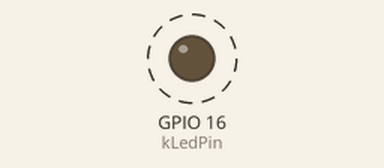
Recording of a program running on a simulated ESP32-S3. Parts: output pins drawn as LEDs (lit = HIGH). Dashed ring = blinking. What the program prints to the serial monitor is not drawn.

Above: at 0.5 s.
Timing chart, 0 to 4.6 s (numbered marks = the images above):
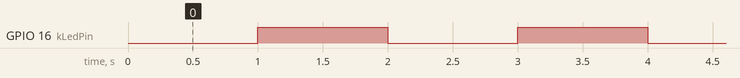

The program:

main.cpp
```cpp
#include <Arduino.h>
#include <cstdint>

#include "blinker.h"
#include "configuration.h"

Blinker& blinker() {
  static Blinker instance{Configuration::kLedPin,
                          Configuration::kBlinkIntervalMs};
  return instance;
}

void setup() {
  Serial.begin(Configuration::kBaudRate);
  blinker().init(millis());
}

void loop() {
  static std::uint32_t iterationCount = 0;

  const std::uint32_t startedAtUs = micros();
  blinker().update(millis());
  const std::uint32_t executionTimeUs = micros() - startedAtUs;

  ++iterationCount;
  if (iterationCount < Configuration::kLoopReportInterval) {
    return;
  }

  iterationCount = 0;
  Serial.print("Loop execution time: ");
  Serial.print(executionTimeUs);
  Serial.println(" us");
}
```

blinker.h
```cpp
#ifndef BLINKER_H_
#define BLINKER_H_

#include <cstdint>

#include "led.h"

class Blinker {
 public:
  constexpr Blinker(std::uint8_t ledPin, std::uint32_t intervalMs)
      : led_{ledPin}, intervalMs_{intervalMs} {}

  void init(std::uint32_t nowMs);
  void update(std::uint32_t nowMs);

 private:
  static constexpr LedState toggle(LedState state) {
    return state == LedState::Off ? LedState::On : LedState::Off;
  }

  Led led_;
  const std::uint32_t intervalMs_;
  LedState state_{LedState::Off};
  std::uint32_t lastToggleMs_{0};
};

#endif  // BLINKER_H_
```

led.h
```cpp
#ifndef LED_H_
#define LED_H_

#include <cstdint>

enum class LedState : uint8_t {
  Off,
  On,
};

class Led {
 public:
  explicit constexpr Led(std::uint8_t pin) : pin_{pin} {}

  void init() const;
  void set(LedState state) const;

 private:
  const std::uint8_t pin_;
};

#endif  // LED_H_
```

blinker.cpp
```cpp
#include "blinker.h"

void Blinker::init(std::uint32_t nowMs) {
  state_ = LedState::Off;
  lastToggleMs_ = nowMs;
  led_.init();
}

void Blinker::update(std::uint32_t nowMs) {
  if (nowMs - lastToggleMs_ < intervalMs_) {
    return;
  }

  lastToggleMs_ = nowMs;
  state_ = toggle(state_);
  led_.set(state_);
}
```

led.cpp
```cpp
#include <Arduino.h>
#include "led.h"

void Led::init() const {
  pinMode(pin_, OUTPUT);
  set(LedState::Off);
}

void Led::set(LedState state) const {
  digitalWrite(pin_, state == LedState::On ? HIGH : LOW);
}
```

configuration.h
```cpp
#ifndef CONFIGURATION_H_
#define CONFIGURATION_H_

#include <cstdint>

class Configuration final {
 public:
  static constexpr std::uint32_t kBaudRate = 115200;
  static constexpr std::uint8_t kLedPin = 16;
  static constexpr std::uint32_t kBlinkIntervalMs = 1000;
  static constexpr std::uint32_t kLoopReportInterval = 1000;

 private:
  Configuration() = delete;
};

#endif  // CONFIGURATION_H_
```

Measured:
- by itself, GPIO 16 (kLedPin): alternates HIGH for 1.0 s and LOW for 1.0 s
